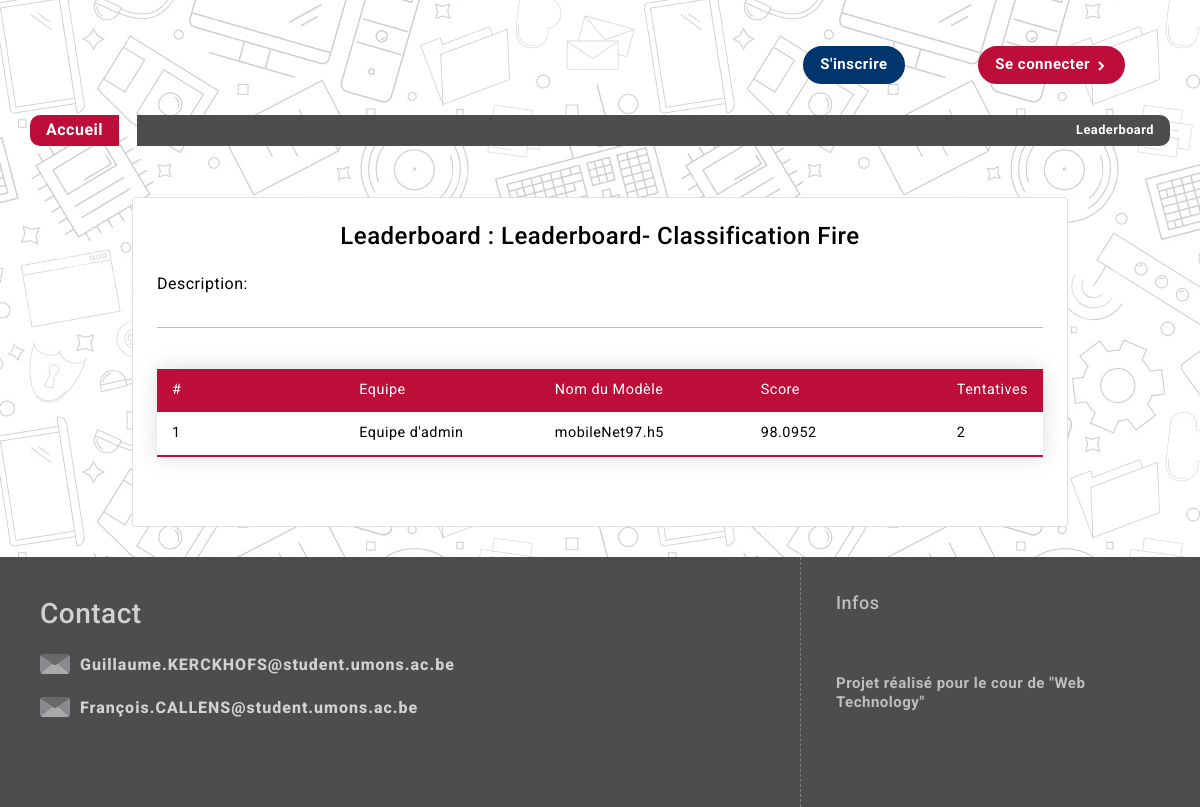
The page /boardProfil/7/ on the database as committed earlier.
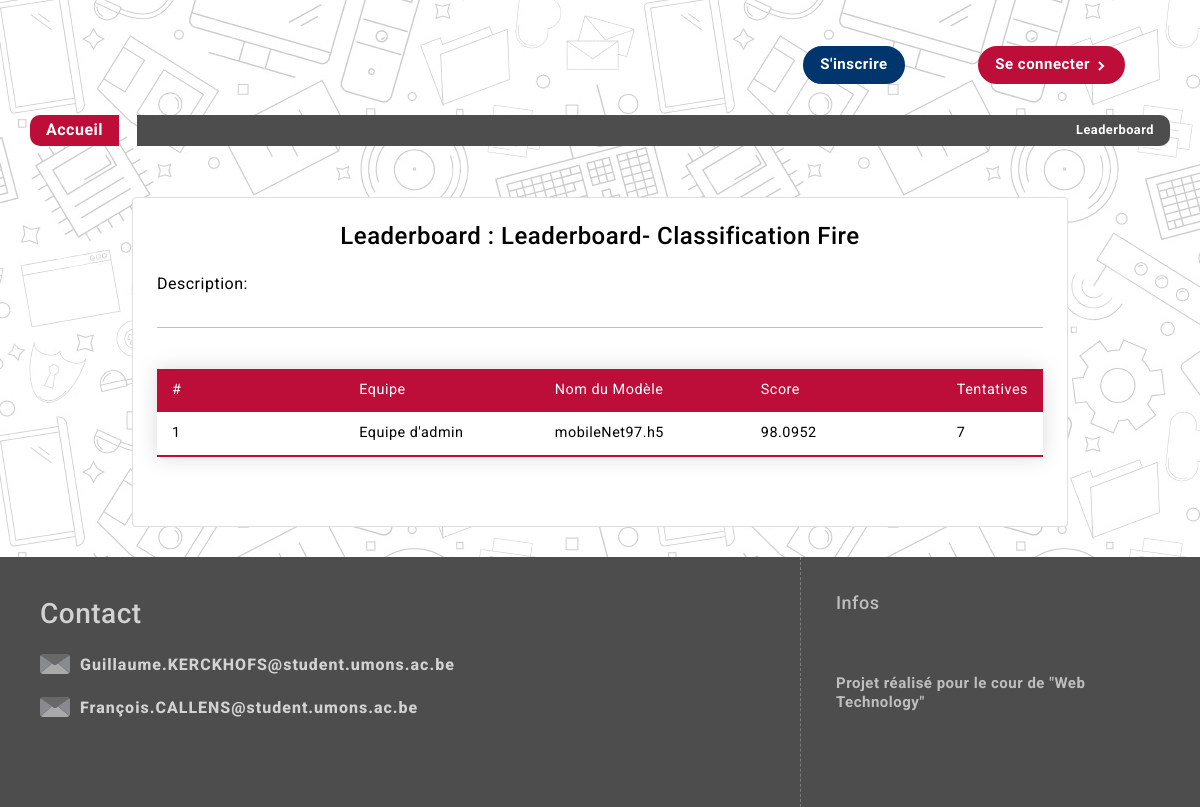
The same page on the database as committed later.
### boards/models.py (models this page shows, shortened)
class submittedModel(models.Model):
    best_model=models.CharField(max_length=150)
    number_entries = models.IntegerField(default=1,blank=True)
    score = models.FloatField(default=None,blank=True)
    last_score = models.FloatField(default=None,blank=True)
    date_published = models.DateField(default=datetime.now, blank=True)
    team=models.ForeignKey(Team, on_delete=models.CASCADE)
    board=models.ForeignKey(Boards,on_delete=models.CASCADE,default=None)

### users/models.py (models this page shows, shortened)
class Team(models.Model):
    name=models.CharField(max_length=150, unique=True)
    members=models.ManyToManyField(CustomUser,through="Membership")

### gui/views.py (the view, shortened to what this page needs)
# urls.py: path("boardProfil/<int:board_id>/",boardProfil_view,name="boardProfil"),
def boardProfil_view(request,board_id,team_id=None):
	board=getBoard(board_id)
	message=""
	if board is not None:
		lastModel=None
		available=datetime.today().date() < board.closingDate
		score=getScoreBoards(board_id)
		context = {'board': board,'score':score,'available':available,'message':message}
		return render(request,'gui/HTML/board.html',context)
	return redirect(homeView)

### gui/views.py (called while the page is built)
def getBoard(board_id):
	try:
		board=Boards.objects.get(id=board_id)
	except:
		board=None
	return board

def getScoreBoards(id_board):
	try:
		board=Boards.objects.get(id=id_board)
		score=submittedModel.objects.filter(board=board).order_by('-score')
	except:
		score=None
	return score

### templates/gui/HTML/board.html (shortened to what this page needs)
{% extends "gui/HTML/base.html" %}
{% load bootstrap5 %}
{% block content %}
<div class="container" id="Informations">
    <div class="card p-4">
        <h4 class="card-title font-weight-bold text-center">Leaderboard : {{board.name}}</h4>
        <p>Description:{{board.description}}</p>
        <hr>
        <div class="card-text">
            <table>
                <thead>
                    <tr>
                        <td>#</td>
                        <td>Equipe</td>
                        <td>Nom du Modèle</td>
                        <td>Score</td>
                        <td>Tentatives</td>
                    </tr>
                </thead>
                {% if score != None %}
                    {% for s in score %}
                        <tr>
                            <td> {{ forloop.counter }}</td>
                            <td> <a href="{% url 'teamProfil' s.team.id %}" class="linkProfil">{{s.team.name}} </a> </td>
                            <td>  {{s.best_model}}</td>
                            <td>  {{s.score}}</td>
                            <td>  {{s.number_entries}}</td>
                        </tr>
                    {% endfor %}
                {% endif %}
            </table>
        </div>
    </div>
</div>
{% endblock %}

Rows that differ between the two databases and show on the page:
changed submittedModel "mobileNet97.h5": number_entries "2" → "7"
